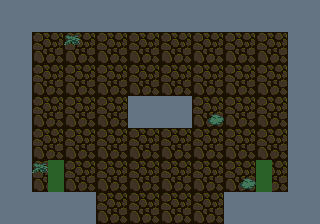

This game map was drawn from its Tiled (.tmx) file and the tilesets committed beside it. A one-line description and the trimmed map source follow:
An orthogonal 40x28 tile map with 8x8 px tiles, 3 tile layers (gfx, walls, spikes) and 4 objects (2x Enemy, 2x Item).

<map version="1.10" tiledversion="1.10.2" orientation="orthogonal" renderorder="right-down" width="40" height="28" tilewidth="8" tileheight="8" infinite="0" nextlayerid="7" nextobjectid="11">
 <tileset firstgid="1" source="forest-temple.tsx" />
 <layer id="1" name="gfx" width="40" height="28">
  <data>[1120 cells, 1120 non-empty, 64 distinct tile ids]</data>
 </layer>
 <layer id="2" name="walls" width="40" height="28">
  <data>[1120 cells, 448 non-empty, 1 distinct tile ids]</data>
 </layer>
 <layer id="3" name="spikes" width="40" height="28">
  <data>[1120 cells, 16 non-empty, 1 distinct tile ids]</data>
 </layer>
 <objectgroup id="5" name="objs">
  <object id="1" name="Goblin" type="Enemy" x="160" y="64">
   <properties>
    <property name="flags" type="int" value="2" />
    <property name="health" type="int" value="1" />
    <property name="walk" value="P100" />
   </properties>
   <point />
  </object>
  <object id="4" name="HeartItem" type="Item" x="40" y="176">
   <point />
  </object>
  <object id="7" name="HeartItem" type="Item" x="280" y="176">
   <point />
  </object>
  <object id="10" name="Goblin" type="Enemy" x="240" y="112">
   <point />
  </object>
 </objectgroup>
</map>
